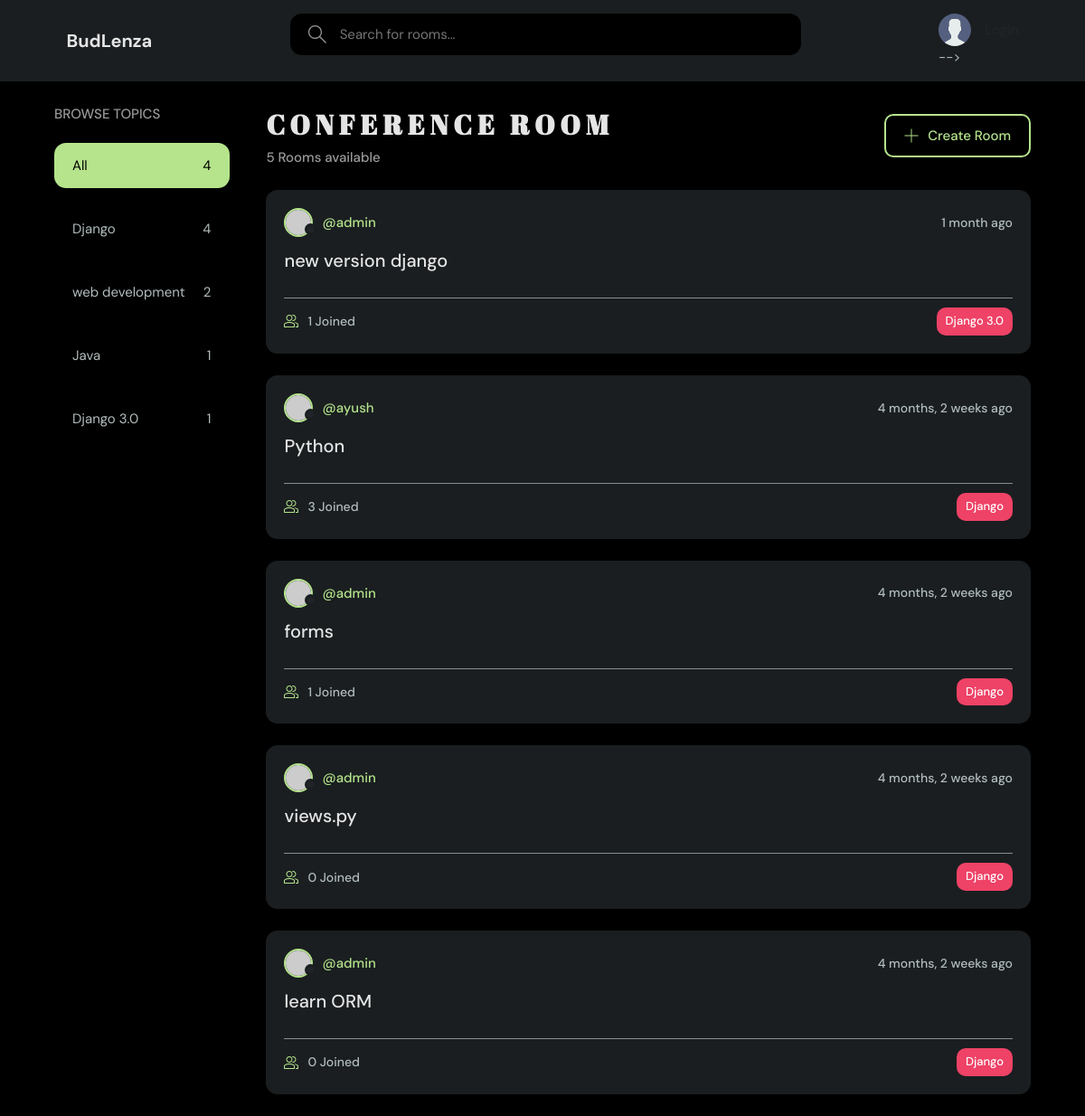
Before: /?q=Django with the older database file.
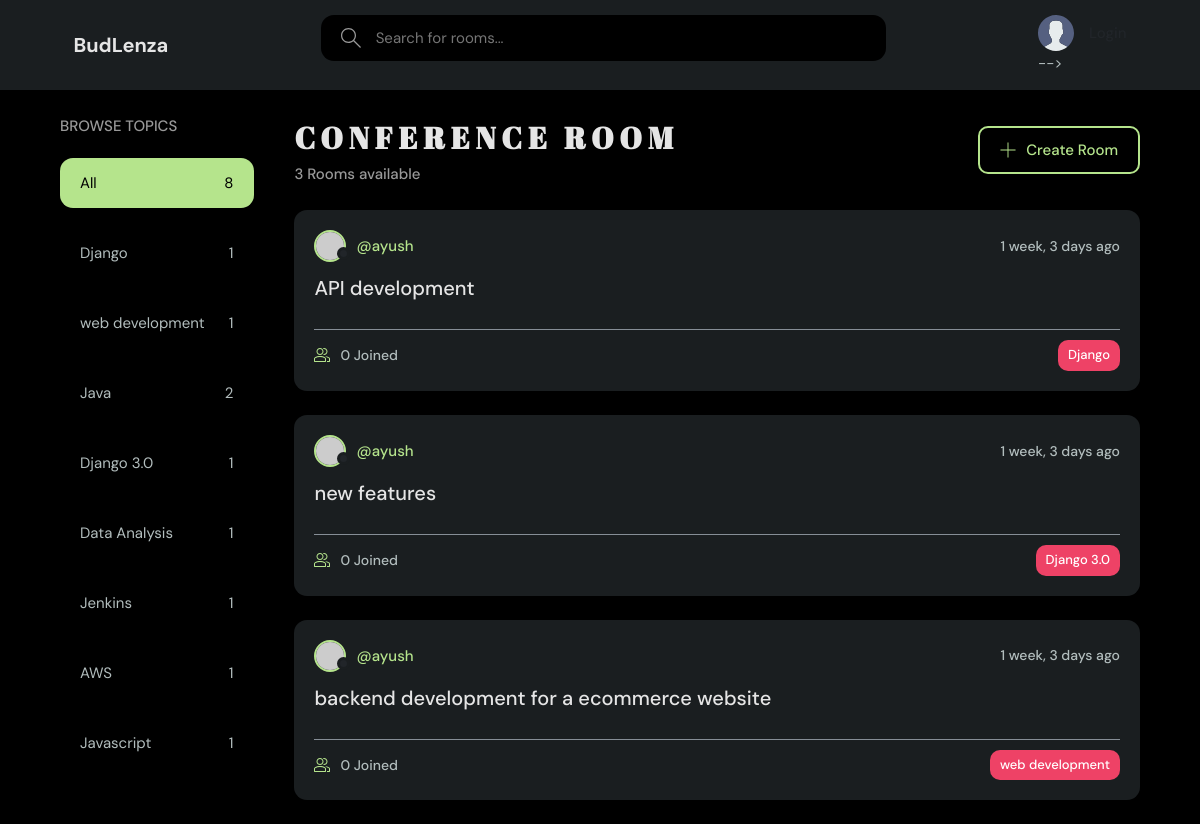
After: the same page with the newer database file.
### base/models.py (models this page shows, shortened)
class Topic(models.Model):
    name = models.CharField(max_length = 200)

class Room(models.Model):
    host = models.ForeignKey(User,on_delete = models.SET_NULL, null = True)
    topic = models.ForeignKey(Topic,on_delete = models.SET_NULL ,null = True)
    name = models.CharField(max_length = 200)
    description = models.TextField(null = True,blank = True)
    participants = models.ManyToManyField(User,related_name='participants',blank=True)
    updated = models.DateTimeField(auto_now = True)
    created = models.DateTimeField(auto_now_add = True)
    def __str__(self):
        return self.name
    class Meta:
        ordering = ["-updated","-created"]

### base/views.py (the view)
# urls.py: path("",  views.home,name="home" ),
def home(request):
    q = request.GET.get('q') if request.GET.get('q') != None else ''
    topics = Topic.objects.all()
    rooms = Room.objects.filter(Q(topic__name__icontains=q) | Q(
        name__icontains=q) | Q(description__icontains=q))
    room_count = rooms.count()
    room_messages = Message.objects.filter(Q(room__topic__name__icontains=q))
    context = {"rooms": rooms, "topics": topics, 'room_count': room_count,'room_messages':room_messages}
    return render(request, "base/home.html", context)

### base/templates/base/home.html (shortened to what this page needs)
{% extends 'main.html' %}
{%block content%}
    <main class="layout layout--3">
      <div class="container">
        {% include 'base/topics_component.html'%}
        <div class="roomList">
          <div class="roomList__header">
            <div>
              <h2>Conference Room</h2>
              <p>{{room_count}} Rooms available</p>
            </div>
            <a class="btn btn--main" href="{%url 'create_room' %}">
              <svg version="1.1" xmlns="http://www.w3.org/2000/svg" width="32" height="32" viewBox="0 0 32 32">
                <title>add</title>
                <path
                  d="M16.943 0.943h-1.885v14.115h-14.115v1.885h14.115v14.115h1.885v-14.115h14.115v-1.885h-14.115v-14.115z"
                ></path>
              </svg>
              Create Room
            </a>
          </div>
          {% include 'base/feed_component.html' %}
        </div>
      </div>
    </main>
    {% endblock content%}

### base/templates/base/topics_component.html
<div class="topics">
  <div class="topics__header">
    <h2>Browse Topics</h2>
  </div>
  <ul class="topics__list">
    <li>
      <a href="{% url 'home' %}" class="active">All <span>{{topics.count}}</span></a>
    </li>
    {% for topic in topics %}
    <li>
      <a href="{% url 'home'%}?q={{topic.name}}" >{{topic.name}}<span>{{topic.room_set.all.count}}</span></a>
    </li>
    {%endfor%}
  </ul>
</div>

### base/templates/base/feed_component.html (shortened to what this page needs)
{% for room in rooms%}
<div class="roomListRoom">
  <div class="roomListRoom__header">
    <a href="{% url 'user-profile' room.host.id %}" class="roomListRoom__author">
      <div class="avatar avatar--small">
        <img src="https://randomuser.me/api/portraits/men/9.jpg" />
      </div>
      <span>@{{room.host.username}}</span>
    </a>
    <div class="roomListRoom__actions">
      <span>{{room.created|timesince}} ago</span>
    </div>
  </div>
  <div class="roomListRoom__content">
    <a href="{% url 'room' room.id %}">{{room.name}}</a>
  </div>
  <div class="roomListRoom__meta">
    <a href="{% url 'room' room.id %}" class="roomListRoom__joined">
      {{room.participants.all.count}} Joined
    </a>
    <p class="roomListRoom__topic">{{room.topic.name}}</p>
  </div>
</div>
{%endfor%}

Changed rows visible on the page:
removed Room: host.username "admin", created "1 month", name "new version django", participants.all.count "1", topic.name "Django 3.0"
removed Room: host.username "ayush", created "4 months, 2 weeks", name "Python", participants.all.count "3", topic.name "Django"
removed Room: host.username "admin", created "4 months, 2 weeks", name "forms", participants.all.count "1", topic.name "Django"
removed Room: host.username "admin", created "4 months, 2 weeks", name "views.py", participants.all.count "0", topic.name "Django"
removed Room: host.username "admin", created "4 months, 2 weeks", name "learn ORM", participants.all.count "0", topic.name "Django"
computed for Topic "Django": room_set.all.count "4" → "1"
computed for Topic "web development": room_set.all.count "2" → "1"
computed for Topic "Java": room_set.all.count "1" → "2"
added Topic: name "Data Analysis", room_set.all.count "1"
added Topic: name "Jenkins", room_set.all.count "1"
added Topic: name "AWS", room_set.all.count "1"
added Topic: name "Javascript", room_set.all.count "1"
added Room: host.username "ayush", created "1 week, 3 days", name "API development", participants.all.count "0", topic.name "Django"
added Room: host.username "ayush", created "1 week, 3 days", name "new features", participants.all.count "0", topic.name "Django 3.0"
added Room: host.username "ayush", created "1 week, 3 days", name "backend development for a ecommerce website", participants.all.count "0", topic.name "web development"
Other visible differences:
{{ topics.count }}: "4" → "8"
{{ room_count }}: "5" → "3"
